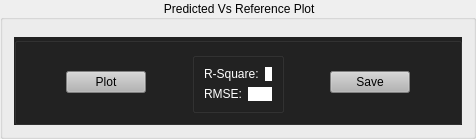
          <widget class="QGroupBox" name="groupBox_13">
           <property name="sizePolicy">
            <sizepolicy hsizetype="MinimumExpanding" vsizetype="Preferred">
             <horstretch>0</horstretch>
             <verstretch>0</verstretch>
            </sizepolicy>
           </property>
           <property name="title">
            <string> Predicted Vs Reference Plot</string>
           </property>
           <property name="alignment">
            <set>Qt::AlignCenter</set>
           </property>
           <layout class="QVBoxLayout" name="verticalLayout_22">
            <item>
             <layout class="QVBoxLayout" name="verticalLayout_21">
              <item>
               <widget class="QCustomPlot" name="Plot_PredVRef" native="true">
                <property name="sizePolicy">
                 <sizepolicy hsizetype="Preferred" vsizetype="MinimumExpanding">
                  <horstretch>0</horstretch>
                  <verstretch>0</verstretch>
                 </sizepolicy>
                </property>
               </widget>
              </item>
              <item>
               <widget class="QGroupBox" name="GB_PLSR_PltDetails">
                <property name="sizePolicy">
                 <sizepolicy hsizetype="Preferred" vsizetype="Maximum">
                  <horstretch>0</horstretch>
                  <verstretch>0</verstretch>
                 </sizepolicy>
                </property>
                <property name="styleSheet">
                 <string notr="true">background-color: rgb(34, 34, 34);
color: black;</string>
                </property>
                <property name="title">
                 <string/>
                </property>
                <layout class="QHBoxLayout" name="horizontalLayout_18">
                 <item>
                  <layout class="QHBoxLayout" name="horizontalLayout_17">
                   <item>
                    <spacer name="horizontalSpacer_19">
                     <property name="orientation">
                      <enum>Qt::Horizontal</enum>
                     </property>
                     <property name="sizeHint" stdset="0">
                      <size>
                       <width>40</width>
                       <height>20</height>
                      </size>
                     </property>
                    </spacer>
                   </item>
                   <item>
                    <widget class="QPushButton" name="PB_PlotPred_Ref">
                     <property name="styleSheet">
                      <string notr="true">background-color: rgb(180, 180, 180);</string>
                     </property>
                     <property name="text">
                      <string>Plot</string>
                     </property>
                    </widget>
                   </item>
                   <item>
                    <spacer name="horizontalSpacer_18">
                     <property name="orientation">
                      <enum>Qt::Horizontal</enum>
                     </property>
                     <property name="sizeHint" stdset="0">
                      <size>
                       <width>40</width>
                       <height>20</height>
                      </size>
                     </property>
                    </spacer>
                   </item>
                   <item>
                    <widget class="QGroupBox" name="groupBox_20">
                     <property name="sizePolicy">
                      <sizepolicy hsizetype="Preferred" vsizetype="Maximum">
                       <horstretch>0</horstretch>
                       <verstretch>0</verstretch>
                      </sizepolicy>
                     </property>
                     <property name="styleSheet">
                      <string notr="true">background-color: rgb(34, 34, 34);
color: white;</string>
                     </property>
                     <property name="title">
                      <string/>
                     </property>
                     <layout class="QVBoxLayout" name="verticalLayout_20">
                      <item>
                       <layout class="QVBoxLayout" name="verticalLayout_19">
                        <item>
                         <layout class="QHBoxLayout" name="horizontalLayout_15">
                          <item>
                           <widget class="QLabel" name="label_3">
                            <property name="styleSheet">
                             <string notr="true"/>
                            </property>
                            <property name="text">
                             <string>R-Square:</string>
                            </property>
                           </widget>
                          </item>
                          <item>
                           <widget class="QLabel" name="LB_RSquareTrain">
                            <property name="styleSheet">
                             <string notr="true">background-color: rgb(255, 255, 255);
color: black;</string>
                            </property>
                            <property name="text">
                             <string/>
                            </property>
                           </widget>
                          </item>
                         </layout>
                        </item>
                        <item>
                         <spacer name="verticalSpacer_25">
                          <property name="orientation">
                           <enum>Qt::Vertical</enum>
                          </property>
                          <property name="sizeType">
                           <enum>QSizePolicy::Maximum</enum>
                          </property>
                          <property name="sizeHint" stdset="0">
                           <size>
                            <width>20</width>
                            <height>40</height>
                           </size>
                          </property>
                         </spacer>
                        </item>
                        <item>
                         <layout class="QHBoxLayout" name="horizontalLayout_16">
                          <item>
                           <widget class="QLabel" name="label_5">
                            <property name="styleSheet">
                             <string notr="true"/>
                            </property>
                            <property name="text">
                             <string>RMSE:</string>
                            </property>
                           </widget>
                          </item>
                          <item>
                           <widget class="QLabel" name="LB_RMSETrain">
                            <property name="styleSheet">
                             <string notr="true">background-color: rgb(255, 255, 255);
color: black;</string>
                            </property>
                            <property name="text">
                             <string/>
                            </property>
                           </widget>
                          </item>
                         </layout>
                        </item>
                       </layout>
                      </item>
                     </layout>
                    </widget>
                   </item>
                   <item>
                    <spacer name="horizontalSpacer_17">
                     <property name="orientation">
                      <enum>Qt::Horizontal</enum>
                     </property>
                     <property name="sizeHint" stdset="0">
                      <size>
                       <width>40</width>
                       <height>20</height>
                      </size>
                     </property>
                    </spacer>
                   </item>
                   <item>
                    <widget class="QPushButton" name="PB_Save_PredRef">
                     <property name="styleSheet">
                      <string notr="true">background-color: rgb(180, 180, 180);</string>
                     </property>
                     <property name="text">
                      <string>Save</string>
                     </property>
                    </widget>
                   </item>
                   <item>
                    <spacer name="horizontalSpacer_16">
                     <property name="orientation">
                      <enum>Qt::Horizontal</enum>
                     </property>
                     <property name="sizeHint" stdset="0">
                      <size>
                       <width>40</width>
                       <height>20</height>
                      </size>
                     </property>
                    </spacer>
                   </item>
                  </layout>
                 </item>
                </layout>
               </widget>
              </item>
             </layout>
            </item>
           </layout>
          </widget>
